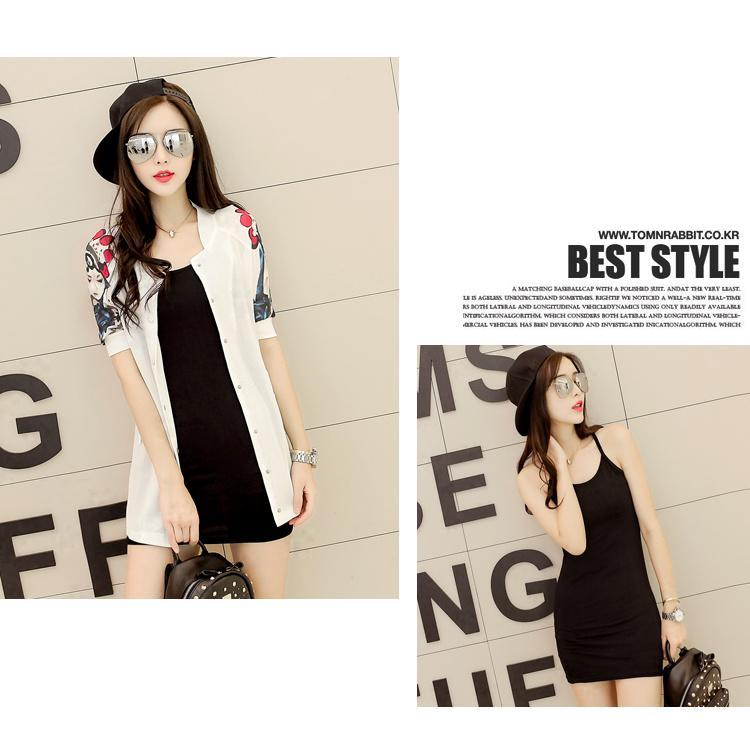
#> input picture database/short sleeve outwear/006662.jpg, 750 x 746 px; its folder holds only this picture in this run
$ python daisy.py
#> lines starting #> are read from the running program, lines starting #| are printed output that depends on the picture
### src/db.py
from __future__ import print_function

import os
import pandas as pd
import re

path = 'C:\\Users\\User\\githubStudy\\CBIR'
os.chdir(path)

db_dir = 'database'
db_csv = 'data.csv'

class database:
    def __init__(self):
        self._generate_csv()
        self.data = pd.read_csv(db_csv)
        self.categories = set(self.data['category'])

    def _generate_csv(self):
        #if os.path.exists(db_csv):
        #    return
        with open(db_csv, 'w', encoding='UTF-8') as f:
            f.write("img,category")

            for root, _, files in os.walk(db_dir, topdown=False):
                category = root.split('\\')[-1]

                for name in files:
                    if not name.endswith('.jpg'):
                        continue
                    img = os.path.join(root, name)
                    f.write("\n{},{}".format(img, category))

    def __len__(self):
        return len(self.data)

    def get_category(self):
       return self.categories

    def get_data(self):
        return self.data

# [7 lines that do not run on import are left out]

### src/daisy.py
# -*- coding: utf-8 -*-

from __future__ import print_function

from db import database

from skimage.feature import daisy
from skimage import color

import pickle
import numpy as np
import imageio
import math

import os


n_slice    = 2
n_orient   = 8
step       = 10
radius     = 30
rings      = 2
histograms = 6
h_type     = 'region'
d_type     = 'd1'

depth      = 3

R = (rings * histograms + 1) * n_orient

# cache dir - category 별로 캐시를 다르게 만들기
categories = ['long sleeve dress', 'long sleeve outwear', 'long sleeve top', 'short sleeve dress', 'short sleeve outwear',
              'short sleeve top', 'shorts', 'skirt', 'sling dress', 'sling', 'trousers', 'vest dress', 'vest', 'top']

os.makedirs('cache', exist_ok=True)

for category in categories:
    category_dir = category + ' cache'
    subfolder_path = os.path.join('cache', category_dir)
    os.makedirs(subfolder_path, exist_ok=True)

class Daisy(object):

  def histogram(self, input, type=h_type, n_slice=n_slice, normalize=True):
    if isinstance(input, np.ndarray):  # examinate input type
      img = input.copy()
    else:
      img = imageio.imread(input, mode='RGB')
    height, width, channel = img.shape

    P = math.ceil((height - radius*2) / step)
    Q = math.ceil((width - radius*2) / step)
    assert P > 0 and Q > 0, "input image size need to pass this check"

    if type == 'global':
      hist = self._daisy(img)

    elif type == 'region':
      hist = np.zeros((n_slice, n_slice, R))
      h_silce = np.around(np.linspace(0, height, n_slice+1, endpoint=True)).astype(int)
      w_slice = np.around(np.linspace(0, width, n_slice+1, endpoint=True)).astype(int)

      for hs in range(len(h_silce)-1):
        for ws in range(len(w_slice)-1):
          img_r = img[h_silce[hs]:h_silce[hs+1], w_slice[ws]:w_slice[ws+1]]  # slice img to regions
          hist[hs][ws] = self._daisy(img_r)

    if normalize:
      hist /= np.sum(hist)

    return hist.flatten()


  def _daisy(self, img, normalize=True):
    image = color.rgb2gray(img)
    descs = daisy(image, step=step, radius=radius, rings=rings, histograms=histograms, orientations=n_orient)
    descs = descs.reshape(-1, R)  # shape=(N, R)
    hist  = np.mean(descs, axis=0)  # shape=(R,)

    if normalize:
      hist = np.array(hist) / np.sum(hist)

    return hist


  def make_samples(self, data, category, verbose=True):
    sample_cache = "daisy-{}-n_slice{}-n_orient{}-step{}-radius{}-rings{}-histograms{}".format(h_type, n_slice, n_orient, step, radius, rings, histograms)

    temp = os.path.join(os.getcwd(), 'cache')
    cache_dir = category + ' cache'

    data_img = data['img'].tolist()
    db_img = data['img'][1:].tolist()

    try:
      samples = pickle.load(open(os.path.join(temp, cache_dir, sample_cache), "rb", True))
      samples_img = [sample['img'] for sample in samples]

    except Exception as e: #캐시에 아무 것도 없는
      print(e)
      samples = []
      samples_img = []

    fin_sample = []
    for img in data_img:
      if img in samples_img:
        sample = next((sample for sample in samples if sample['img'] == img), None)
        sample['hist'] /= np.sum(sample['hist'])  # normalize
        fin_sample.append(sample)
      else:
        for item in data.itertuples():
          if item.img == img:
            d = item
            break

        d_img, d_category = getattr(d, "img"), getattr(d, "category")
        d_hist = self.histogram(d_img, type=h_type, n_slice=n_slice)
        fin_sample.append({
                        'img':  d_img,
                        'category':  d_category,
                        'hist': d_hist
                      })
      pickle.dump(samples, open(os.path.join(cache_dir, sample_cache), "wb", True))

    sample_ca = [item for item in fin_sample if item['img'] != data['img'][0]] #캐시 데이터

    pickle.dump(sample_ca, open(os.path.join(temp, cache_dir, sample_cache), "wb", True))

    return fin_sample #샘플 데이터


if __name__ == "__main__":
  db = database()
  data = db.get_data()
  daisy = Daisy()
  sample = daisy.make_samples(data, 'top')
#> in histogram, img is the input picture: shape (746, 750, 3); mean R, G, B 205.3, 196.6, 187.2
#> after the loop in histogram, `for hs in range(len(h_silce)-1):`:
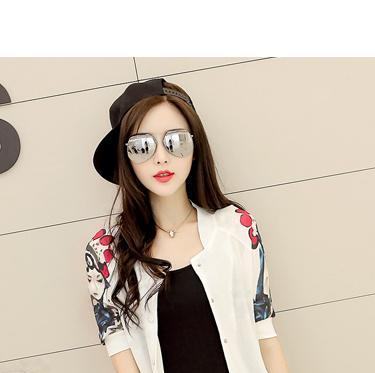
#> img_r: shape (373, 375, 3); mean R, G, B 204.3, 193, 180.1
#> (the run stopped early here; a loop or call above may not have finished)
